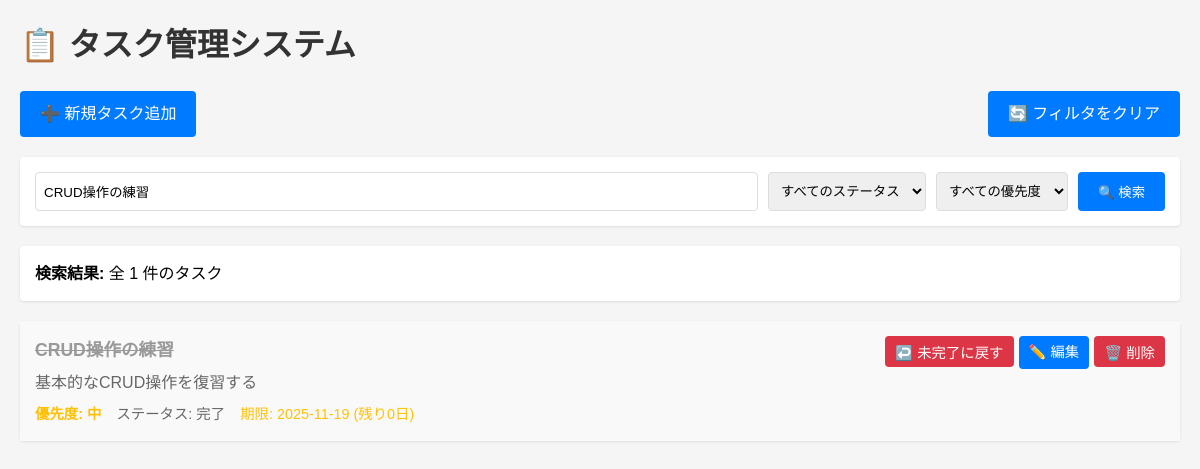
Page /index.php?keyword=CRUD操作の練習 on the committed database.
### tables this page shows
CREATE TABLE IF NOT EXISTS tasks (
    id INT AUTO_INCREMENT PRIMARY KEY,
    title VARCHAR(255) NOT NULL,
    description TEXT,
    priority ENUM('low', 'medium', 'high') DEFAULT 'medium',
    status ENUM('pending', 'completed') DEFAULT 'pending',
    due_date DATE,
    created_at DATETIME DEFAULT CURRENT_TIMESTAMP,
    updated_at DATETIME DEFAULT CURRENT_TIMESTAMP ON UPDATE CURRENT_TIMESTAMP,
    INDEX idx_status (status),
    INDEX idx_priority (priority),
    INDEX idx_due_date (due_date),
    INDEX idx_created_at (created_at)
);

### functions.php (called while the page is built, shortened)
<?php
function h($str) {
    return htmlspecialchars($str, ENT_QUOTES, 'UTF-8');
}
function getTasks($filters = [], $page = 1, $per_page = 10) {
    $pdo = getDB();
    $where_conditions = [];
    $bind_params = [];
    if (!empty($filters['keyword'])) {
        $where_conditions[] = '(title LIKE :keyword OR description LIKE :keyword)';
        $bind_params[':keyword'] = '%' . $filters['keyword'] . '%';
    }
    $where_clause = !empty($where_conditions) ? 'WHERE ' . implode(' AND ', $where_conditions) : '';
    $count_sql = "SELECT COUNT(*) FROM tasks {$where_clause}";
    $count_stmt = $pdo->prepare($count_sql);
    foreach ($bind_params as $key => $value) {
        $count_stmt->bindValue($key, $value, is_int($value) ? PDO::PARAM_INT : PDO::PARAM_STR);
    }
    $count_stmt->execute();
    $total_count = (int)$count_stmt->fetchColumn();
    $page = max(1, (int)$page);
    $per_page = max(1, min(100, (int)$per_page));
    $offset = ($page - 1) * $per_page;
    $total_pages = ceil($total_count / $per_page);
    $sql = "SELECT * FROM tasks {$where_clause} ORDER BY
            CASE priority
                WHEN 'high' THEN 1
                WHEN 'medium' THEN 2
                WHEN 'low' THEN 3
            END,
            due_date ASC,
            created_at DESC
            LIMIT :limit OFFSET :offset";
    $stmt = $pdo->prepare($sql);
    foreach ($bind_params as $key => $value) {
        $stmt->bindValue($key, $value, is_int($value) ? PDO::PARAM_INT : PDO::PARAM_STR);
    }
    $stmt->bindValue(':limit', $per_page, PDO::PARAM_INT);
    $stmt->bindValue(':offset', $offset, PDO::PARAM_INT);
    $stmt->execute();
    $tasks = $stmt->fetchAll(PDO::FETCH_ASSOC);
    return [
        'tasks' => $tasks,
        'total_count' => $total_count,
        'total_pages' => $total_pages,
        'current_page' => $page
    ];
}
function getPriorityLabel($priority) {
    $labels = [
        'low' => '低',
        'medium' => '中',
        'high' => '高'
    ];
    return $labels[$priority] ?? '不明';
}
function getStatusLabel($status) {
    $labels = [
        'pending' => '未完了',
        'completed' => '完了'
    ];
    return $labels[$status] ?? '不明';
}
function getDaysRemaining($due_date) {
    $now = new DateTime();
    $due = new DateTime($due_date);
    $diff = $now->diff($due);
    return $diff->invert ? -$diff->days : $diff->days;
}

### index.php (the view, shortened to what this page needs)
<?php
require_once 'functions.php';
$filters = [];
if (!empty($_GET['keyword'])) {
    $filters['keyword'] = trim($_GET['keyword']);
}
$page = isset($_GET['page']) ? (int)$_GET['page'] : 1;
$result = getTasks($filters, $page, 10);
$tasks = $result['tasks'];
$total_count = $result['total_count'];
?>
<!DOCTYPE html>
<html lang="ja">
<head>
</head>
<body>
    <h1>📋 タスク管理システム</h1>
    <div class="header">
        <div>
            <a href="add.php" class="btn">➕ 新規タスク追加</a>
        </div>
        <div>
            <a href="index.php" class="btn">🔄 フィルタをクリア</a>
        </div>
    </div>
    <div class="filters">
        <form method="GET" action="index.php">
            <input type="text" name="keyword" placeholder="キーワード検索..."
                   value="<?php echo h($_GET['keyword'] ?? ''); ?>">
            <select name="status">
                <option value="">すべてのステータス</option>
            </select>
            <select name="priority">
                <option value="">すべての優先度</option>
            </select>
            <button type="submit" class="btn">🔍 検索</button>
        </form>
    </div>
    <div class="stats">
        <strong>検索結果:</strong> 全 <?php echo number_format($total_count); ?> 件のタスク
    </div>
    <?php if (empty($tasks)): ?>
        <div class="empty-state">
            <p>タスクが見つかりませんでした。</p>
            <p><a href="add.php">新しいタスクを追加</a>してみましょう！</p>
        </div>
    <?php else: ?>
        <div class="task-list">
            <?php foreach ($tasks as $task): ?>
                <?php
                $days_remaining = getDaysRemaining($task['due_date']);
                $due_class = '';
                if ($days_remaining !== null) {
                    if ($days_remaining < 0) {
                        $due_class = 'due-overdue';
                    } elseif ($days_remaining <= 3) {
                        $due_class = 'due-soon';
                    }
                }
                ?>
                <div class="task-item <?php echo $task['status'] === 'completed' ? 'completed' : ''; ?>">
                    <div class="task-info">
                        <div class="task-title"><?php echo h($task['title']); ?></div>
                        <?php if (!empty($task['description'])): ?>
                            <div class="task-description"><?php echo h($task['description']); ?></div>
                        <?php endif; ?>
                        <div class="task-meta">
                            <span class="priority-<?php echo h($task['priority']); ?>">
                                優先度: <?php echo h(getPriorityLabel($task['priority'])); ?>
                            </span>
                            <span>
                                ステータス: <?php echo h(getStatusLabel($task['status'])); ?>
                            </span>
                            <?php if ($task['due_date']): ?>
                                <span class="<?php echo $due_class; ?>">
                                    期限: <?php echo h($task['due_date']); ?>
                                    <?php if ($days_remaining !== null): ?>
                                        (<?php echo $days_remaining >= 0 ? '残り' . $days_remaining . '日' : abs($days_remaining) . '日超過'; ?>)
                                    <?php endif; ?>
                                </span>
                            <?php endif; ?>
                        </div>
                    </div>
                    <div class="task-actions">
                        <form method="POST" action="toggle.php" style="display:inline;">
                            <button type="submit" class="btn btn-sm <?php echo $task['status'] === 'completed' ? 'btn-danger' : 'btn-success'; ?>">
                                <?php echo $task['status'] === 'completed' ? '↩️ 未完了に戻す' : '✅ 完了'; ?>
                            </button>
                        </form>
                        <a href="edit.php?id=<?php echo h($task['id']); ?>" class="btn btn-sm">✏️ 編集</a>
                        <form method="POST" action="delete.php" style="display:inline;"
                              onsubmit="return confirm('本当に削除しますか？');">
                            <button type="submit" class="btn btn-sm btn-danger">🗑️ 削除</button>
                        </form>
                    </div>
                </div>
            <?php endforeach; ?>
        </div>
    <?php endif; ?>
</body>
</html>

### index.php (style rules this page uses)
* { margin: 0; padding: 0; box-sizing: border-box; }
body { font-family: Arial, sans-serif; line-height: 1.6; padding: 20px; max-width: 1200px; margin: 0 auto; background: #f5f5f5; }
h1 { margin-bottom: 20px; color: #333; }
.header { display: flex; justify-content: space-between; align-items: center; margin-bottom: 20px; }
.btn { padding: 10px 20px; background: #007bff; color: #fff; text-decoration: none; border-radius: 4px; border: none; cursor: pointer; display: inline-block; }
.btn-sm { padding: 5px 10px; font-size: 0.9em; }
.btn-danger { background: #dc3545; }
.filters { background: #fff; padding: 15px; margin-bottom: 20px; border-radius: 4px; box-shadow: 0 1px 3px rgba(0,0,0,0.1); }
.filters form { display: flex; gap: 10px; flex-wrap: wrap; }
.filters input, .filters select { padding: 8px; border: 1px solid #ddd; border-radius: 4px; }
.filters input[type="text"] { flex: 1; min-width: 200px; }
.stats { background: #fff; padding: 15px; margin-bottom: 20px; border-radius: 4px; box-shadow: 0 1px 3px rgba(0,0,0,0.1); }
.task-list { background: #fff; border-radius: 4px; box-shadow: 0 1px 3px rgba(0,0,0,0.1); }
.task-item { padding: 15px; border-bottom: 1px solid #eee; display: flex; justify-content: space-between; align-items: flex-start; }
.task-item:last-child { border-bottom: none; }
.task-item.completed { background: #f9f9f9; }
.task-item.completed .task-title { text-decoration: line-through; color: #999; }
.task-info { flex: 1; }
.task-title { font-weight: bold; margin-bottom: 5px; font-size: 1.1em; }
.task-description { color: #666; margin-bottom: 8px; }
.task-meta { display: flex; gap: 15px; font-size: 0.9em; color: #666; }
.task-meta span { display: inline-block; }
.priority-medium { color: #ffc107; font-weight: bold; }
.due-soon { color: #ffc107; }
.task-actions { display: flex; gap: 5px; }

### rows in the picture
tasks: title "CRUD操作の練習", description "基本的なCRUD操作を復習する", priority "中", status "完了", due_date "2025-11-19", due_date "0", shows "↩️ 未完了に戻す"

### other values in the picture
$total_count "1"
